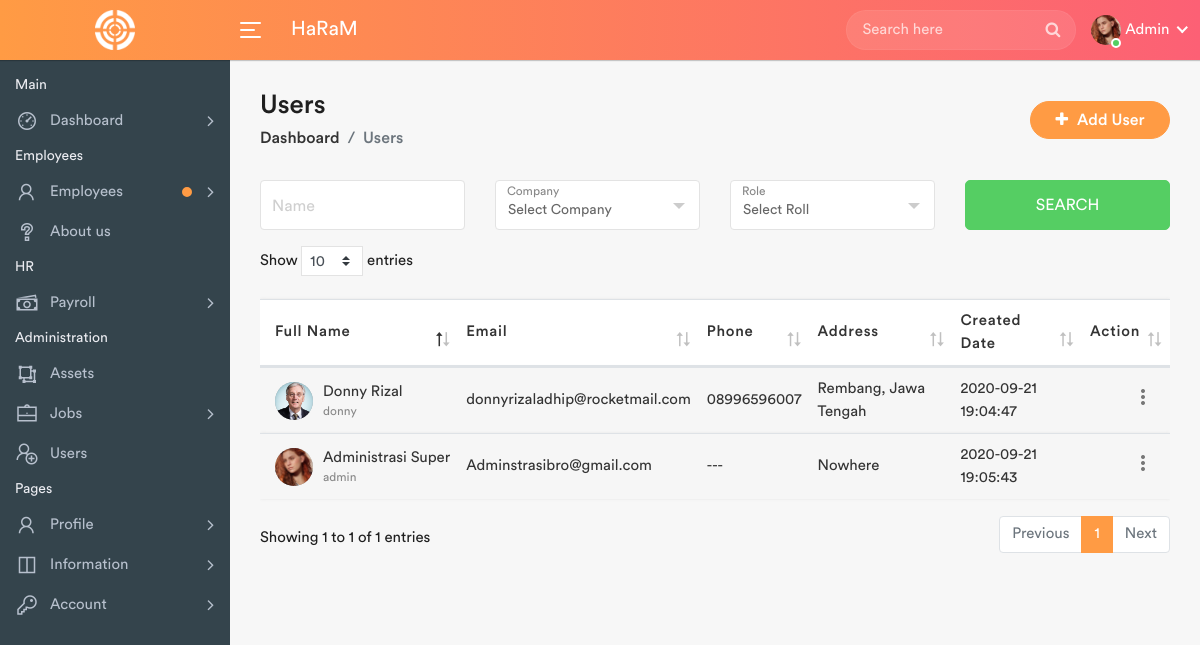
Page /users.php (signed in) on the earlier database version.
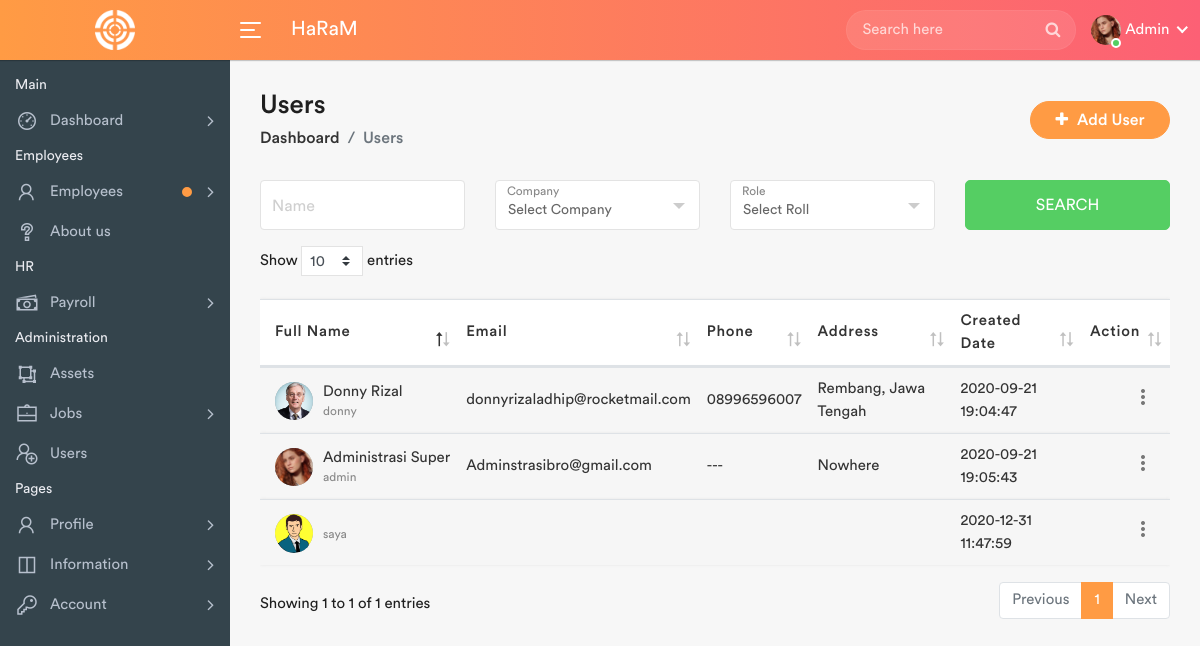
Same page on the later database version.
### tables this page shows
CREATE TABLE `users` (
  `id` int(11) NOT NULL,
  `firstname` varchar(200) DEFAULT NULL,
  `lastname` varchar(200) DEFAULT NULL,
  `username` varchar(200) NOT NULL,
  `email` varchar(100) DEFAULT NULL,
  `password` varchar(200) NOT NULL,
  `role` varchar(100) DEFAULT 'employee',
  `phone` varchar(20) DEFAULT NULL,
  `address` varchar(200) DEFAULT NULL,
  `picture` varchar(255) DEFAULT 'IMG-20170519-WA0000.png',
  `dateTime` datetime DEFAULT current_timestamp()
);

### users.php (the view, shortened to what this page needs)
<?php
$dbh = Database();
?>
<!DOCTYPE html>
<html lang="en">
<head>
	<link rel="stylesheet" href="assets/css/bootstrap.min.css">
	<link rel="stylesheet" href="assets/css/font-awesome.min.css">
	<link rel="stylesheet" href="assets/css/line-awesome.min.css">
	<link rel="stylesheet" href="assets/css/dataTables.bootstrap4.min.css">
	<link rel="stylesheet" href="assets/css/select2.min.css">
	<link rel="stylesheet" href="assets/css/bootstrap-datetimepicker.min.css">
	<link rel="stylesheet" href="assets/css/style.css">
</head>
<body>
	<div class="main-wrapper">
		<?php include_once("includes/header.php"); ?>
		<?php include_once("includes/sidebar.php"); ?>
		<div class="page-wrapper">
			<div class="content container-fluid">
				<div class="page-header">
					<div class="row align-items-center">
						<div class="col">
							<h3 class="page-title">Users</h3>
							<ul class="breadcrumb">
								<li class="breadcrumb-item"><a href="index.php">Dashboard</a></li>
								<li class="breadcrumb-item active">Users</li>
							</ul>
						</div>
						<div class="col-auto float-right ml-auto">
							<a href="javascript:void(0)" class="btn add-btn" data-toggle="modal" data-target="#add_user"><i class="fa fa-plus"></i> Add User</a>
						</div>
					</div>
				</div>
				<div class="row filter-row">
					<div class="col-sm-6 col-md-3">
						<div class="form-group form-focus">
							<input type="text" class="form-control floating">
							<label class="focus-label">Name</label>
						</div>
					</div>
					<div class="col-sm-6 col-md-3">
						<div class="form-group form-focus select-focus">
							<label class="focus-label">Company</label>
						</div>
					</div>
					<div class="col-sm-6 col-md-3">
						<div class="form-group form-focus select-focus">
							<label class="focus-label">Role</label>
						</div>
					</div>
					<div class="col-sm-6 col-md-3">
						<a href="#" class="btn btn-success btn-block"> Search </a>
					</div>
				</div>
				<div class="row">
					<div class="col-md-12">
						<div class="table-responsive">
							<table class="table table-striped custom-table datatable">
								<thead>
									<tr>
										<th>Full Name</th>
										<th>Email</th>
										<th>Phone</th>
										<th>Address</th>
										<th>Created Date</th>
										<th class="text-right">Action</th>
									</tr>
								</thead>
								<?php
								$sql = "SELECT * FROM users";
								$query = $dbh->prepare($sql);
								$query->execute();
								$results = $query->fetchAll(PDO::FETCH_OBJ);
								if ($query->rowCount() > 0) {
									foreach ($results as $result) {
								?>
										<tbody>
											<tr>
												<td>
													<h2 class="table-avatar">
														<a href="profile.php" class="avatar"><img src="uploads/profiles/<?php echo htmlentities($result->picture); ?>" alt="Profile Pic"></a>
														<a href="profile.php"><?php echo htmlentities($result->firstname) . " ", htmlentities($result->lastname); ?>
															<span><?php echo htmlentities($result->username); ?></span></a>
													</h2>
												</td>
												<td><?php echo htmlentities($result->email); ?></td>
												<td><?php echo htmlentities($result->phone); ?></td>
												<td><?php echo htmlentities($result->address); ?></td>
												<td><?php echo htmlentities($result->dateTime); ?></td>
												<td class="text-right">
													<div class="dropdown dropdown-action">
														<a href="#" class="action-icon dropdown-toggle" data-toggle="dropdown" aria-expanded="false"><i class="material-icons">more_vert</i></a>
													</div>
												</td>
											</tr>
										</tbody>
								<?php $cnt = $cnt + 1;
									}
								} ?>
							</table>
						</div>
					</div>
				</div>
			</div>
		</div>
	</div>
</body>
</html>

Differences in the rows shown:
added users: picture (picture), username "saya", dateTime "2020-12-31 11:47:59"
